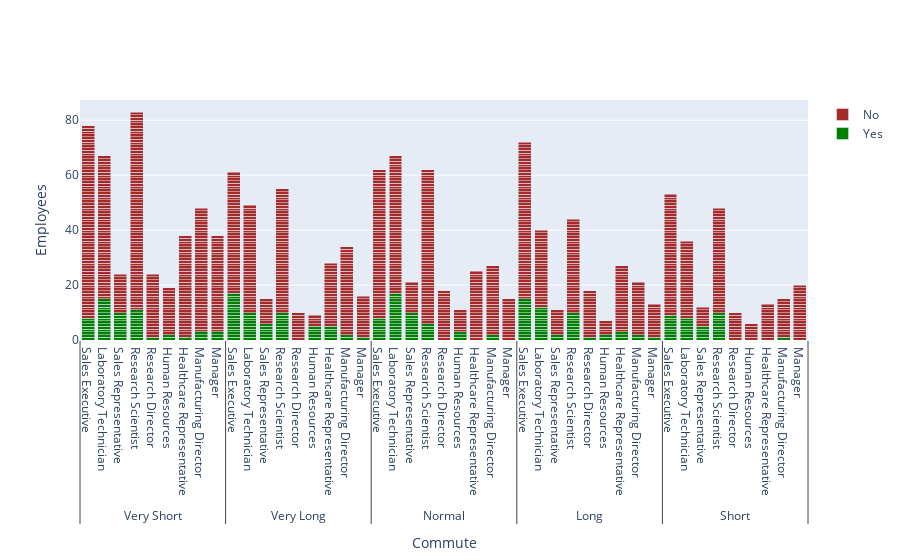

The notebook cell this image was saved under:
### Markdown cell above
# #Visualization

### Code cell
fig = go.Figure()

fig.update_layout(
    xaxis = dict(title_text = "Commute"),
    yaxis = dict(title_text = "Employees"),
    barmode = "stack",
)

colors = ["green", "brown"]

for r,c in zip(emp_attrtn.Attrition.unique(),colors):
    plot_emp_attrtn = emp_attrtn[emp_attrtn.Attrition == r]
    
    fig.add_trace(
        go.Bar(x=[plot_emp_attrtn.Commute, plot_emp_attrtn.JobRole], 
               y=plot_emp_attrtn.EmployeeCount, 
               name=r, 
               marker_color=c),
    )
    
fig.show()

### Figure 1 — Plotly figure (JSON) as saved in the notebook; plotly's stock layout.template omitted (floating-point values rounded to 4 significant figures; data arrays with more than 128 entries replaced by an {"elided": "..."} marker saying what was removed)
{"data": [{"marker": {"color": "green"}, "name": "Yes", "type": "bar", "x": {"elided": "2x237 str values"}, "y": {"elided": "237 int values"}}, {"marker": {"color": "brown"}, "name": "No", "type": "bar", "x": {"elided": "2x1233 str values"}, "y": {"elided": "1233 int values"}}], "layout": {"barmode": "stack", "xaxis": {"title": {"text": "Commute"}}, "yaxis": {"title": {"text": "Employees"}}}}
